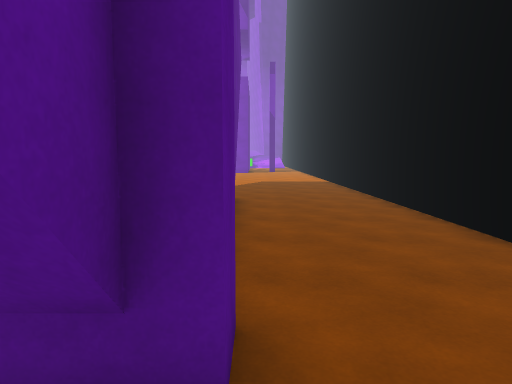
View 1 (above)

17 first-person views from a walk through a 3-D level made in the Unity game engine. The camera is 1.5 m above the floor, tilts 6° down and sees 75° across. The floor is counted in squares, 1 m on a side. Each view is taken from the middle of a square. On the plan, view 1 faces up. The plan holds only what a view shows up to about 15 squares ahead; the rest is blank. The place goes on beyond the plan.

View 2
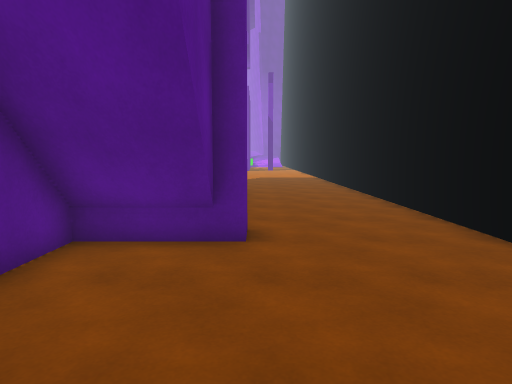

View 3
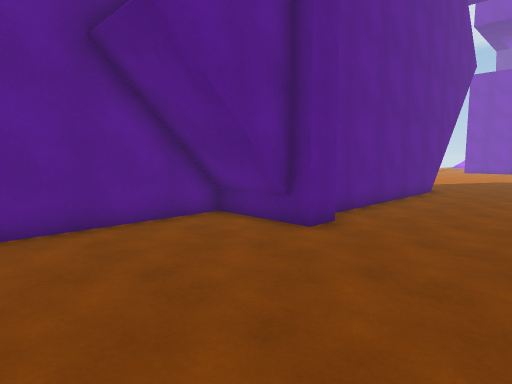

View 4
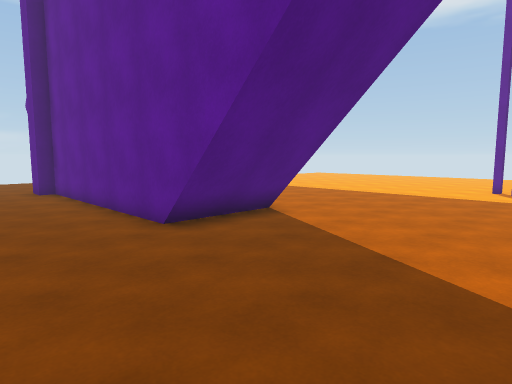

View 5
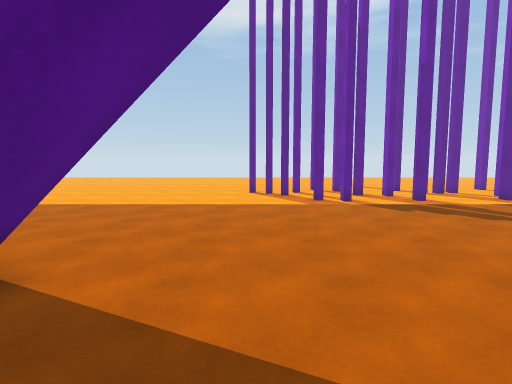

View 6
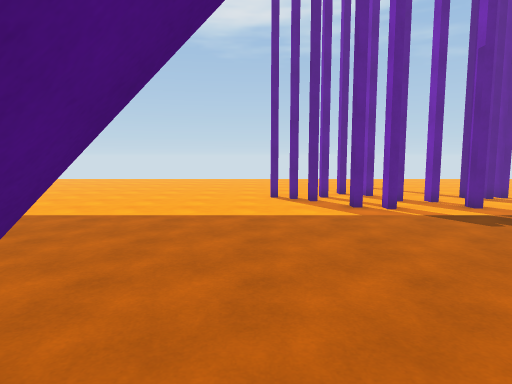

View 7
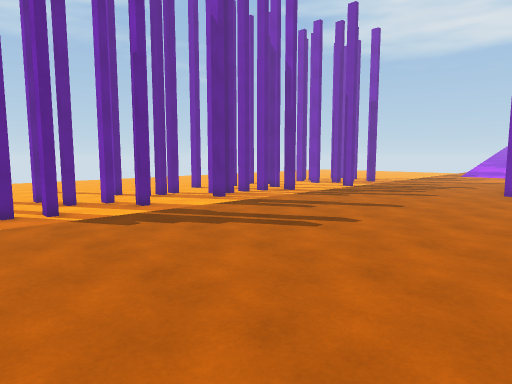

View 8
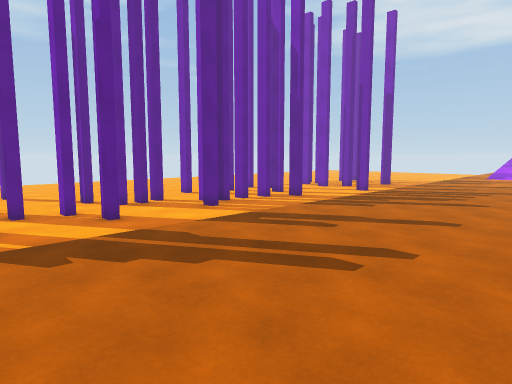

View 9
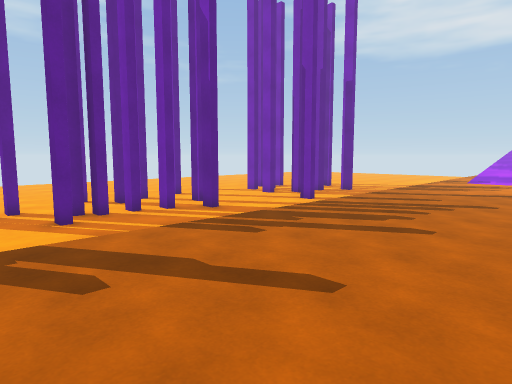

View 10
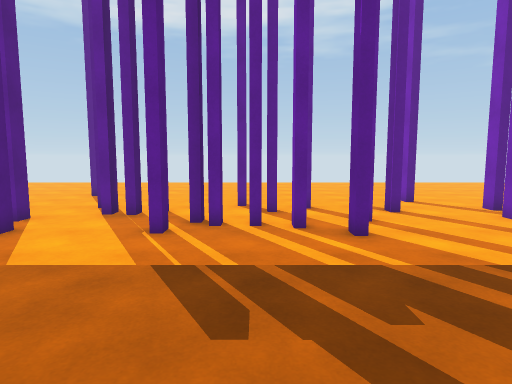

View 11
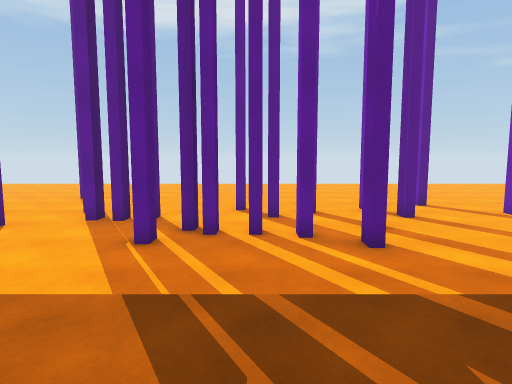

View 12
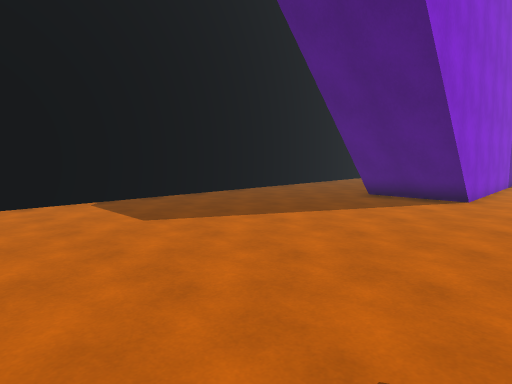

View 13
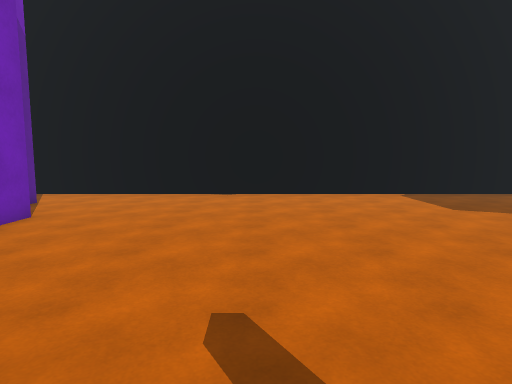

View 14
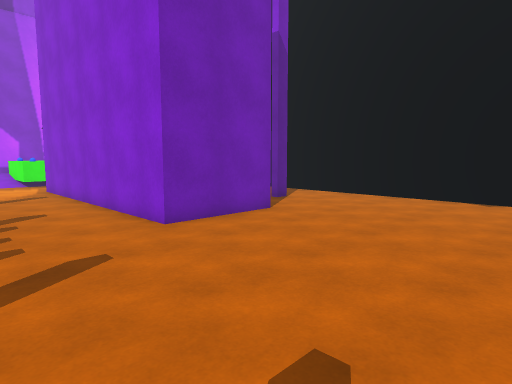

View 15
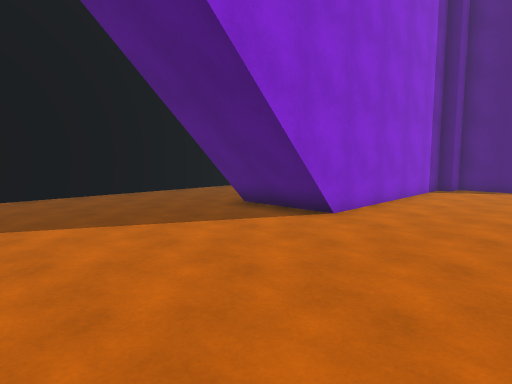

View 16
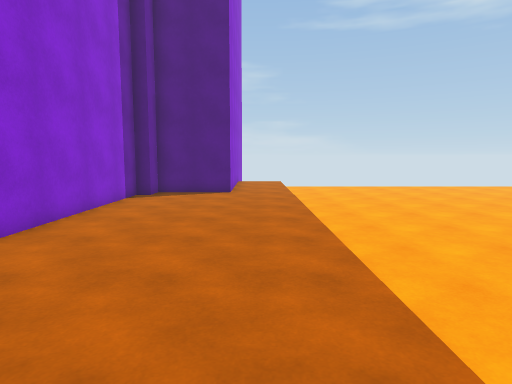

View 17
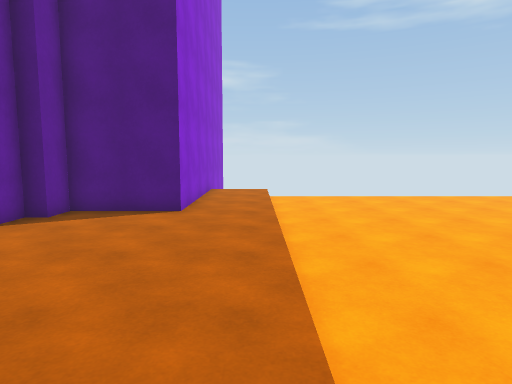

### Floor plan
Key: @ floor where view 1 was taken; # wall or solid block; x gap in a wall; . main floor; - floor 0.25 m lower than the main floor.
Columns run from 21 left of view 1 to 5 right of it. Each row starts with its distance up from view 1.
 36 ---###     ......#
 35 ------- #- ......#        #
 34 ---------- ......#      ..#
 33 ----#----- ......#    ....#
 32 -----------......####.....#
 31 -----------...............#
 30 ---#-------...............#
 29 ------##---...............#
 28 ---##-x----...............#
 27 ------#----...............#
 26 ------##---...............#
 25 ----#------...............#
 24 ----#------...............#
 23 ---##------...............#
 22 -------#---...............#
 21 -----#-----...............#
 20 -----#-----...............#
 19 ---#-------...............#
 18 --  -------...............#
 17     #------...............#
 16     -#-----...............#
 15     ##-----...............#
 14     -------...............#
 13     -------......####.....#
 12     -------......####.....#
 11     -------......#  #.....#
 10     -------......#  #.....#
  9     -------......#  #.....#
  8     -------......#  #.....#
  7     -------......#  #.....#
  6     -------......#  #.....#
  5    --------......#  #.....#
  4    --------......#  #.....#
  3   ---------......#  #.....#
  2  ----------..########.....#
  1  ----------..#    ###.....
  0   ---------..#    #..@....
 -1   ---------..#    #.......
 -2  ----------..#    #.......
 -3 -----------..#    #......
 -4 -----------..#       ... .

Positions as (right, up) in squares from view 1, and headings:
1: (0, 0), facing up
2: (0, -4), facing up
3: (4, -4), facing up-left
4: (3, 18), facing down-left
5: (0, 15), facing left
6: (-2, 14), facing left
7: (-2, 16), facing up-left
8: (-4, 18), facing up-left
9: (-4, 23), facing up-left
10: (-6, 28), facing left
11: (-7, 28), facing left
12: (-7, 24), facing down-right
13: (-9, 26), facing right
14: (-8, 25), facing up-right
15: (-9, 19), facing down-right
16: (-9, 16), facing down
17: (-10, 11), facing down
